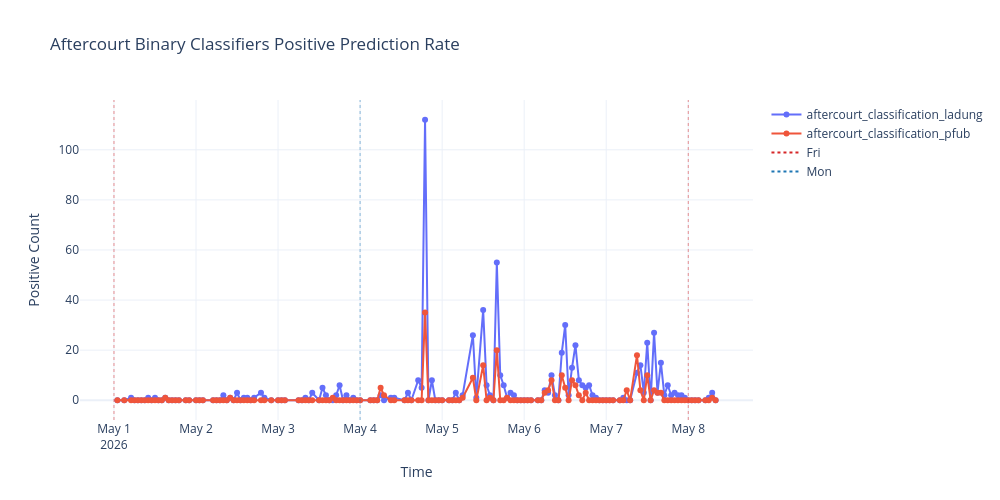

The code cell stored with this chart in its notebook:
### Code cell
plot_time_series(df, title="Aftercourt Binary Classifiers Positive Prediction Rate", ylabel="Positive Count")

### Figure 1 — Plotly figure (JSON) as saved in the notebook; plotly's stock layout.template omitted (floating-point values rounded to 4 significant figures; data arrays with more than 128 entries replaced by an {"elided": "..."} marker saying what was removed)
{"data": [{"hovertemplate": "Metric=aftercourt_classification_ladung<br>Time=%{x}<br>Positive Count=%{y}<extra></extra>", "legendgroup": "aftercourt_classification_ladung", "line": {"color": "#636efa", "dash": "solid"}, "marker": {"symbol": "circle"}, "mode": "lines+markers", "name": "aftercourt_classification_ladung", "orientation": "v", "showlegend": true, "type": "scatter", "x": {"elided": "149 str values"}, "xaxis": "x", "y": {"elided": "149 float values"}, "yaxis": "y"}, {"hovertemplate": "Metric=aftercourt_classification_pfub<br>Time=%{x}<br>Positive Count=%{y}<extra></extra>", "legendgroup": "aftercourt_classification_pfub", "line": {"color": "#EF553B", "dash": "solid"}, "marker": {"symbol": "circle"}, "mode": "lines+markers", "name": "aftercourt_classification_pfub", "orientation": "v", "showlegend": true, "type": "scatter", "x": {"elided": "149 str values"}, "xaxis": "x", "y": {"elided": "149 float values"}, "yaxis": "y"}, {"hoverinfo": "skip", "line": {"color": "#d62728", "dash": "dot"}, "mode": "lines", "name": "Fri", "showlegend": true, "type": "scatter", "x": ["2026-05-01T00:00:00"], "y": [null]}, {"hoverinfo": "skip", "line": {"color": "#1f77b4", "dash": "dot"}, "mode": "lines", "name": "Mon", "showlegend": true, "type": "scatter", "x": ["2026-05-04T00:00:00"], "y": [null]}], "layout": {"height": 500, "hovermode": "x unified", "legend": {"title": {"text": ""}, "tracegroupgap": 0}, "shapes": [{"line": {"color": "#d62728", "dash": "dot", "width": 1}, "opacity": 0.5, "type": "line", "x0": "2026-05-01T00:00:00", "x1": "2026-05-01T00:00:00", "xref": "x", "y0": 0, "y1": 1, "yref": "y domain"}, {"line": {"color": "#1f77b4", "dash": "dot", "width": 1}, "opacity": 0.5, "type": "line", "x0": "2026-05-04T00:00:00", "x1": "2026-05-04T00:00:00", "xref": "x", "y0": 0, "y1": 1, "yref": "y domain"}, {"line": {"color": "#d62728", "dash": "dot", "width": 1}, "opacity": 0.5, "type": "line", "x0": "2026-05-08T00:00:00", "x1": "2026-05-08T00:00:00", "xref": "x", "y0": 0, "y1": 1, "yref": "y domain"}], "title": {"text": "Aftercourt Binary Classifiers Positive Prediction Rate"}, "width": 1000, "xaxis": {"anchor": "y", "domain": [0, 1], "title": {"text": "Time"}}, "yaxis": {"anchor": "x", "domain": [0, 1], "title": {"text": "Positive Count"}}}}
